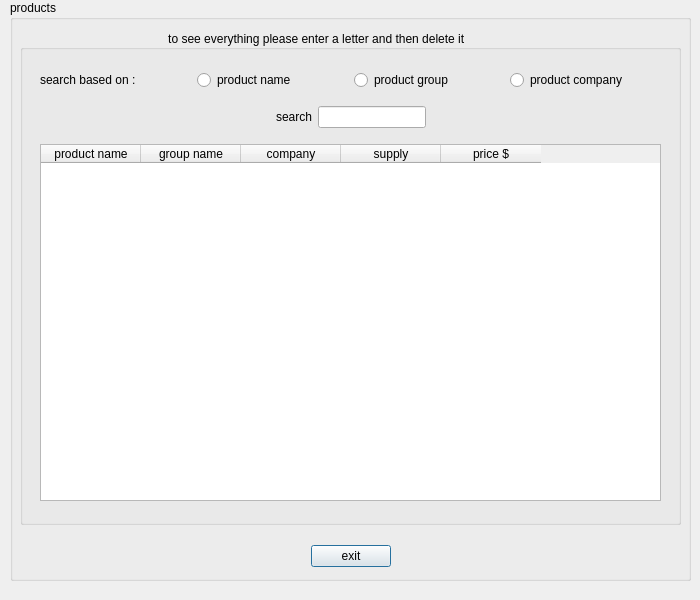
<?xml version="1.0" encoding="UTF-8"?>
<ui version="4.0">
 <class>msearchp</class>
 <widget class="QDialog" name="msearchp">
  <property name="geometry">
   <rect>
    <x>0</x>
    <y>0</y>
    <width>700</width>
    <height>600</height>
   </rect>
  </property>
  <property name="sizePolicy">
   <sizepolicy hsizetype="Fixed" vsizetype="Fixed">
    <horstretch>0</horstretch>
    <verstretch>0</verstretch>
   </sizepolicy>
  </property>
  <property name="maximumSize">
   <size>
    <width>700</width>
    <height>600</height>
   </size>
  </property>
  <property name="windowTitle">
   <string>Dialog</string>
  </property>
  <widget class="QGroupBox" name="groupBox">
   <property name="geometry">
    <rect>
     <x>10</x>
     <y>0</y>
     <width>681</width>
     <height>581</height>
    </rect>
   </property>
   <property name="title">
    <string>products</string>
   </property>
   <widget class="QWidget" name="back1" native="true">
    <property name="geometry">
     <rect>
      <x>0</x>
      <y>20</y>
      <width>681</width>
      <height>561</height>
     </rect>
    </property>
    <property name="styleSheet">
     <string notr="true">#back1
{
	border-image: url(:/new/prefix4/abstract.jpg);
}</string>
    </property>
    <layout class="QVBoxLayout" name="verticalLayout_5">
     <property name="leftMargin">
      <number>5</number>
     </property>
     <property name="topMargin">
      <number>5</number>
     </property>
     <property name="rightMargin">
      <number>5</number>
     </property>
     <property name="bottomMargin">
      <number>5</number>
     </property>
     <item>
      <layout class="QHBoxLayout" name="horizontalLayout_3">
       <property name="leftMargin">
        <number>5</number>
       </property>
       <property name="topMargin">
        <number>5</number>
       </property>
       <property name="rightMargin">
        <number>5</number>
       </property>
       <property name="bottomMargin">
        <number>5</number>
       </property>
       <item>
        <widget class="QGroupBox" name="groupBox_2">
         <property name="styleSheet">
          <string notr="true">color:black;</string>
         </property>
         <property name="title">
          <string>                                            to see everything please enter a letter and then delete it</string>
         </property>
         <widget class="QWidget" name="verticalLayoutWidget">
          <property name="geometry">
           <rect>
            <x>10</x>
            <y>30</y>
            <width>641</width>
            <height>451</height>
           </rect>
          </property>
          <layout class="QVBoxLayout" name="verticalLayout">
           <property name="leftMargin">
            <number>5</number>
           </property>
           <property name="topMargin">
            <number>5</number>
           </property>
           <property name="rightMargin">
            <number>5</number>
           </property>
           <property name="bottomMargin">
            <number>5</number>
           </property>
           <item>
            <layout class="QHBoxLayout" name="horizontalLayout_2">
             <property name="leftMargin">
              <number>5</number>
             </property>
             <property name="topMargin">
              <number>5</number>
             </property>
             <property name="rightMargin">
              <number>5</number>
             </property>
             <property name="bottomMargin">
              <number>5</number>
             </property>
             <item>
              <widget class="QLabel" name="label">
               <property name="text">
                <string>search based on :</string>
               </property>
              </widget>
             </item>
             <item>
              <widget class="QRadioButton" name="product">
               <property name="text">
                <string>product name</string>
               </property>
              </widget>
             </item>
             <item>
              <widget class="QRadioButton" name="group">
               <property name="text">
                <string>product group</string>
               </property>
              </widget>
             </item>
             <item>
              <widget class="QRadioButton" name="company">
               <property name="text">
                <string>product company</string>
               </property>
              </widget>
             </item>
            </layout>
           </item>
           <item>
            <layout class="QHBoxLayout" name="horizontalLayout">
             <property name="leftMargin">
              <number>5</number>
             </property>
             <property name="topMargin">
              <number>5</number>
             </property>
             <property name="rightMargin">
              <number>5</number>
             </property>
             <property name="bottomMargin">
              <number>5</number>
             </property>
             <item>
              <spacer name="horizontalSpacer_4">
               <property name="orientation">
                <enum>Qt::Horizontal</enum>
               </property>
               <property name="sizeHint" stdset="0">
                <size>
                 <width>40</width>
                 <height>20</height>
                </size>
               </property>
              </spacer>
             </item>
             <item>
              <widget class="QLabel" name="search">
               <property name="sizePolicy">
                <sizepolicy hsizetype="Fixed" vsizetype="Fixed">
                 <horstretch>0</horstretch>
                 <verstretch>0</verstretch>
                </sizepolicy>
               </property>
               <property name="maximumSize">
                <size>
                 <width>40</width>
                 <height>40</height>
                </size>
               </property>
               <property name="text">
                <string>search</string>
               </property>
              </widget>
             </item>
             <item>
              <widget class="QLineEdit" name="searchline">
               <property name="sizePolicy">
                <sizepolicy hsizetype="Fixed" vsizetype="Fixed">
                 <horstretch>0</horstretch>
                 <verstretch>0</verstretch>
                </sizepolicy>
               </property>
               <property name="maximumSize">
                <size>
                 <width>200</width>
                 <height>16777215</height>
                </size>
               </property>
              </widget>
             </item>
             <item>
              <spacer name="horizontalSpacer_5">
               <property name="orientation">
                <enum>Qt::Horizontal</enum>
               </property>
               <property name="sizeHint" stdset="0">
                <size>
                 <width>40</width>
                 <height>20</height>
                </size>
               </property>
              </spacer>
             </item>
            </layout>
           </item>
           <item>
            <widget class="QWidget" name="horizontalWidget_2" native="true">
             <layout class="QHBoxLayout" name="horizontalLayout_13">
              <property name="leftMargin">
               <number>5</number>
              </property>
              <property name="topMargin">
               <number>5</number>
              </property>
              <property name="rightMargin">
               <number>5</number>
              </property>
              <property name="bottomMargin">
               <number>5</number>
              </property>
              <item>
               <widget class="QTableWidget" name="showg">
                <property name="iconSize">
                 <size>
                  <width>0</width>
                  <height>0</height>
                 </size>
                </property>
                <column>
                 <property name="text">
                  <string>product name</string>
                 </property>
                </column>
                <column>
                 <property name="text">
                  <string>group name</string>
                 </property>
                </column>
                <column>
                 <property name="text">
                  <string>company</string>
                 </property>
                </column>
                <column>
                 <property name="text">
                  <string>supply</string>
                 </property>
                </column>
                <column>
                 <property name="text">
                  <string>price $</string>
                 </property>
                </column>
               </widget>
              </item>
             </layout>
            </widget>
           </item>
          </layout>
         </widget>
        </widget>
       </item>
      </layout>
     </item>
     <item>
      <widget class="QWidget" name="horizontalWidget_3" native="true">
       <property name="sizePolicy">
        <sizepolicy hsizetype="Fixed" vsizetype="Fixed">
         <horstretch>0</horstretch>
         <verstretch>0</verstretch>
        </sizepolicy>
       </property>
       <property name="maximumSize">
        <size>
         <width>800</width>
         <height>40</height>
        </size>
       </property>
       <layout class="QHBoxLayout" name="horizontalLayout_4">
        <property name="leftMargin">
         <number>5</number>
        </property>
        <property name="topMargin">
         <number>5</number>
        </property>
        <property name="rightMargin">
         <number>5</number>
        </property>
        <property name="bottomMargin">
         <number>5</number>
        </property>
        <item>
         <spacer name="horizontalSpacer_8">
          <property name="orientation">
           <enum>Qt::Horizontal</enum>
          </property>
          <property name="sizeHint" stdset="0">
           <size>
            <width>40</width>
            <height>20</height>
           </size>
          </property>
         </spacer>
        </item>
        <item>
         <widget class="QPushButton" name="cancel">
          <property name="text">
           <string>exit</string>
          </property>
         </widget>
        </item>
        <item>
         <spacer name="horizontalSpacer">
          <property name="orientation">
           <enum>Qt::Horizontal</enum>
          </property>
          <property name="sizeHint" stdset="0">
           <size>
            <width>40</width>
            <height>20</height>
           </size>
          </property>
         </spacer>
        </item>
       </layout>
      </widget>
     </item>
    </layout>
   </widget>
  </widget>
 </widget>
 <resources/>
 <connections/>
</ui>
